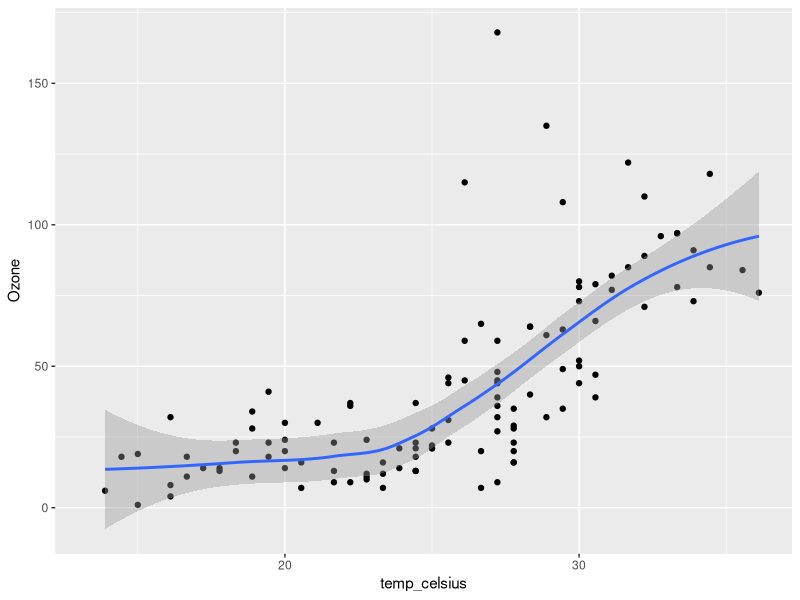

The R source for this figure:
## ---- chunk 1
#| echo: false
#| eval: true
#| warning: false
#| fig-cap: "Nivel de ozono versus Temperatura."

library(tidyverse)
library(ggplot2)

print(dim(airquality))   # <1>

airquality <- airquality %>% 
  mutate(
    wind_kmhr = Wind / 0.6213711922,
    temp_celsius = (Temp - 32)*5/9
  )

print(names(airquality))   # <2>

ggplot(airquality, aes(temp_celsius, Ozone)) + 
  geom_point() + 
  geom_smooth(method = "loess")

# ggplot(airquality, aes(wind_kmhr, Ozone)) + 
#   geom_point() + 
#   geom_smooth(method = "loess")

